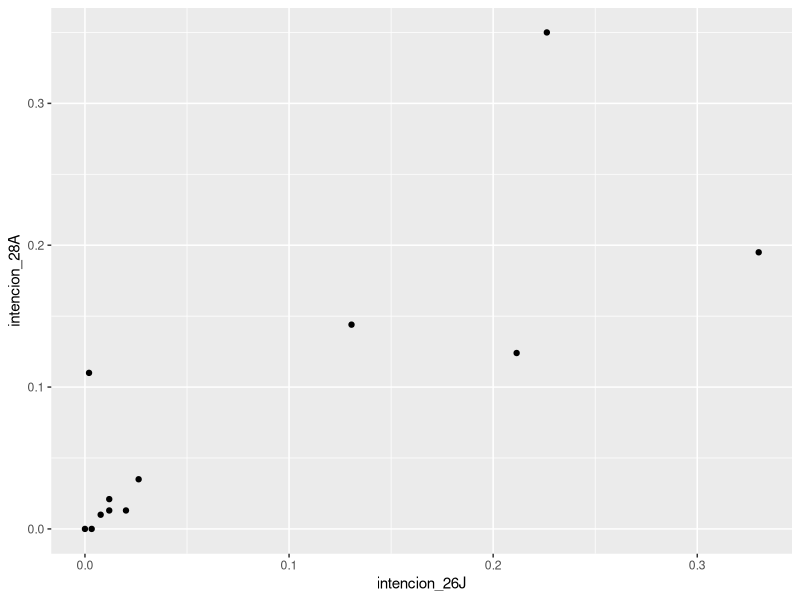

R code for this plot:
#'
#' Gráfico de la estimación de voto
#' de El confidencial.
#' 
#' Enlace:
#'  https://www.elconfidencial.com/elecciones-generales/2019-03-25/elecciones-encuestas-28a-sanchez-independentista-tracking_1900534/
#'


# DATOS -------------------------------------------------------------------

estimacion_votos <- dplyr::tibble(
  partido = c(
    "PSOE",
    "PP",
    "Cs",
    "UP",
    "VOX",
    "ERC",
    "PACMA",
    "PDeCAT",
    "PNV",
    "EH-Bildu",
    "CC",
    "Compr."
  ),
  intencion_28A = c(
    0.35,
    0.195,
    0.144,
    0.124,
    0.11,
    0.035,
    0.021,
    0.013,
    0.013,
    0.01,
    0,
    0
  ),
  intencion_26J = c(
    0.2263,
    0.3301,
    0.1306,
    0.2115,
    0.002,
    0.0263,
    0.0119,
    0.0201,
    0.0119,
    0.0077,
    0.0033,
    0
  ),
  escanos_26J = c(
    85,
    137,
    32,
    71,
    0,
    9,
    0,
    8,
    5,
    2,
    1,
    0
  ),
  escanos_28A = c(
    131,
    75,
    52,
    31,
    29,
    14,
    1,
    5,
    6,
    3,
    1,
    2
  )
)

library(tidyverse)
estimacion_votos %>% 
  ggplot(aes(x = intencion_26J,
             y = intencion_28A)) + 
  geom_point()
